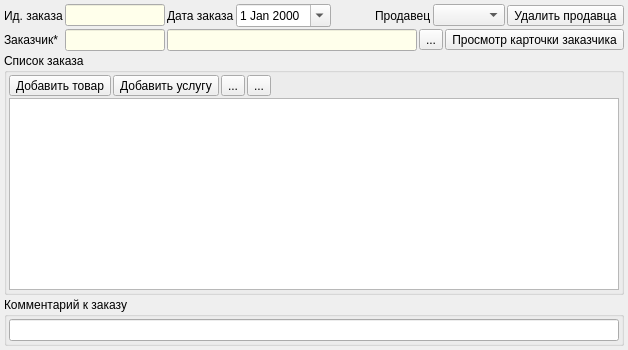
     <widget class="QWidget" name="pageMain">
      <layout class="QVBoxLayout" name="verticalLayout_2">
       <property name="spacing">
        <number>2</number>
       </property>
       <property name="leftMargin">
        <number>4</number>
       </property>
       <property name="topMargin">
        <number>4</number>
       </property>
       <property name="rightMargin">
        <number>4</number>
       </property>
       <property name="bottomMargin">
        <number>4</number>
       </property>
       <item>
        <layout class="QGridLayout" name="gridLayout">
         <item row="1" column="1" colspan="3">
          <layout class="QHBoxLayout" name="horizontalLayout_2">
           <property name="spacing">
            <number>2</number>
           </property>
           <item>
            <widget class="QLineEdit" name="lineEditCustomer">
             <property name="palette">
              <palette>
               <active>
                <colorrole role="Base">
                 <brush brushstyle="SolidPattern">
                  <color alpha="255">
                   <red>255</red>
                   <green>255</green>
                   <blue>235</blue>
                  </color>
                 </brush>
                </colorrole>
               </active>
               <inactive>
                <colorrole role="Base">
                 <brush brushstyle="SolidPattern">
                  <color alpha="255">
                   <red>255</red>
                   <green>255</green>
                   <blue>235</blue>
                  </color>
                 </brush>
                </colorrole>
               </inactive>
               <disabled>
                <colorrole role="Base">
                 <brush brushstyle="SolidPattern">
                  <color alpha="255">
                   <red>240</red>
                   <green>240</green>
                   <blue>240</blue>
                  </color>
                 </brush>
                </colorrole>
               </disabled>
              </palette>
             </property>
             <property name="readOnly">
              <bool>true</bool>
             </property>
            </widget>
           </item>
           <item>
            <widget class="QToolButton" name="toolButtonCustomer">
             <property name="toolTip">
              <string>Выбрать заказчика из справочника</string>
             </property>
             <property name="text">
              <string>...</string>
             </property>
             <property name="icon">
              <iconset resource="../res.qrc">
               <normaloff>:/64/icons/64x64/ellipsis.png</normaloff>:/64/icons/64x64/ellipsis.png</iconset>
             </property>
            </widget>
           </item>
           <item>
            <widget class="QToolButton" name="toolButtonCustomerInfo">
             <property name="text">
              <string>Просмотр карточки заказчика</string>
             </property>
             <property name="icon">
              <iconset resource="../res.qrc">
               <normaloff>:/32/icons/32x32/eye.png</normaloff>:/32/icons/32x32/eye.png</iconset>
             </property>
            </widget>
           </item>
          </layout>
         </item>
         <item row="0" column="3">
          <layout class="QHBoxLayout" name="horizontalLayout_11">
           <item>
            <widget class="QLabel" name="labelManager">
             <property name="text">
              <string>Продавец</string>
             </property>
            </widget>
           </item>
           <item>
            <widget class="QComboBox" name="comboBoxManager">
             <property name="sizePolicy">
              <sizepolicy hsizetype="Expanding" vsizetype="Fixed">
               <horstretch>0</horstretch>
               <verstretch>0</verstretch>
              </sizepolicy>
             </property>
            </widget>
           </item>
           <item>
            <widget class="QToolButton" name="toolButtonDelManager">
             <property name="text">
              <string>Удалить продавца</string>
             </property>
             <property name="icon">
              <iconset resource="../res.qrc">
               <normaloff>:/16/icons/16x16/Delete.png</normaloff>:/16/icons/16x16/Delete.png</iconset>
             </property>
            </widget>
           </item>
          </layout>
         </item>
         <item row="0" column="1">
          <layout class="QHBoxLayout" name="horizontalLayout_10">
           <item>
            <widget class="QLabel" name="label_2">
             <property name="text">
              <string>Дата заказа</string>
             </property>
            </widget>
           </item>
           <item>
            <widget class="QDateEdit" name="dateEditOrderDate">
             <property name="calendarPopup">
              <bool>true</bool>
             </property>
            </widget>
           </item>
          </layout>
         </item>
         <item row="0" column="0">
          <layout class="QHBoxLayout" name="horizontalLayout_9">
           <item>
            <widget class="QLabel" name="labelId">
             <property name="text">
              <string>Ид. заказа</string>
             </property>
            </widget>
           </item>
           <item>
            <widget class="QLineEdit" name="lineEditOrderId">
             <property name="sizePolicy">
              <sizepolicy hsizetype="Preferred" vsizetype="Fixed">
               <horstretch>0</horstretch>
               <verstretch>0</verstretch>
              </sizepolicy>
             </property>
             <property name="maximumSize">
              <size>
               <width>100</width>
               <height>16777215</height>
              </size>
             </property>
             <property name="palette">
              <palette>
               <active>
                <colorrole role="Base">
                 <brush brushstyle="SolidPattern">
                  <color alpha="255">
                   <red>255</red>
                   <green>255</green>
                   <blue>235</blue>
                  </color>
                 </brush>
                </colorrole>
               </active>
               <inactive>
                <colorrole role="Base">
                 <brush brushstyle="SolidPattern">
                  <color alpha="255">
                   <red>255</red>
                   <green>255</green>
                   <blue>235</blue>
                  </color>
                 </brush>
                </colorrole>
               </inactive>
               <disabled>
                <colorrole role="Base">
                 <brush brushstyle="SolidPattern">
                  <color alpha="255">
                   <red>240</red>
                   <green>240</green>
                   <blue>240</blue>
                  </color>
                 </brush>
                </colorrole>
               </disabled>
              </palette>
             </property>
             <property name="readOnly">
              <bool>true</bool>
             </property>
            </widget>
           </item>
          </layout>
         </item>
         <item row="1" column="0">
          <layout class="QHBoxLayout" name="horizontalLayout_12">
           <item>
            <widget class="QLabel" name="label_4">
             <property name="text">
              <string>Заказчик*</string>
             </property>
            </widget>
           </item>
           <item>
            <widget class="QLineEdit" name="lineEditCustomerId">
             <property name="sizePolicy">
              <sizepolicy hsizetype="Preferred" vsizetype="Fixed">
               <horstretch>0</horstretch>
               <verstretch>0</verstretch>
              </sizepolicy>
             </property>
             <property name="maximumSize">
              <size>
               <width>100</width>
               <height>16777215</height>
              </size>
             </property>
             <property name="palette">
              <palette>
               <active>
                <colorrole role="Base">
                 <brush brushstyle="SolidPattern">
                  <color alpha="255">
                   <red>255</red>
                   <green>255</green>
                   <blue>235</blue>
                  </color>
                 </brush>
                </colorrole>
               </active>
               <inactive>
                <colorrole role="Base">
                 <brush brushstyle="SolidPattern">
                  <color alpha="255">
                   <red>255</red>
                   <green>255</green>
                   <blue>235</blue>
                  </color>
                 </brush>
                </colorrole>
               </inactive>
               <disabled>
                <colorrole role="Base">
                 <brush brushstyle="SolidPattern">
                  <color alpha="255">
                   <red>240</red>
                   <green>240</green>
                   <blue>240</blue>
                  </color>
                 </brush>
                </colorrole>
               </disabled>
              </palette>
             </property>
             <property name="readOnly">
              <bool>true</bool>
             </property>
            </widget>
           </item>
          </layout>
         </item>
         <item row="0" column="2">
          <spacer name="horizontalSpacer_6">
           <property name="orientation">
            <enum>Qt::Horizontal</enum>
           </property>
           <property name="sizeType">
            <enum>QSizePolicy::Maximum</enum>
           </property>
           <property name="sizeHint" stdset="0">
            <size>
             <width>40</width>
             <height>20</height>
            </size>
           </property>
          </spacer>
         </item>
        </layout>
       </item>
       <item>
        <widget class="QGroupBox" name="groupBoxOrderItems">
         <property name="sizePolicy">
          <sizepolicy hsizetype="Expanding" vsizetype="Expanding">
           <horstretch>0</horstretch>
           <verstretch>0</verstretch>
          </sizepolicy>
         </property>
         <property name="title">
          <string>Список заказа</string>
         </property>
         <layout class="QVBoxLayout" name="verticalLayout">
          <property name="spacing">
           <number>2</number>
          </property>
          <property name="leftMargin">
           <number>2</number>
          </property>
          <property name="topMargin">
           <number>2</number>
          </property>
          <property name="rightMargin">
           <number>2</number>
          </property>
          <property name="bottomMargin">
           <number>2</number>
          </property>
          <item>
           <layout class="QHBoxLayout" name="horizontalLayout_4">
            <property name="spacing">
             <number>2</number>
            </property>
            <item>
             <widget class="QToolButton" name="toolButtonAddProduct">
              <property name="toolTip">
               <string>Добавить товар из справочника</string>
              </property>
              <property name="text">
               <string>Добавить товар</string>
              </property>
              <property name="icon">
               <iconset resource="../res.qrc">
                <normaloff>:/32/icons/32x32/add.png</normaloff>:/32/icons/32x32/add.png</iconset>
              </property>
              <property name="iconSize">
               <size>
                <width>24</width>
                <height>24</height>
               </size>
              </property>
              <property name="toolButtonStyle">
               <enum>Qt::ToolButtonTextBesideIcon</enum>
              </property>
             </widget>
            </item>
            <item>
             <widget class="QToolButton" name="toolButtonAddService">
              <property name="toolTip">
               <string>Добавить услугу</string>
              </property>
              <property name="text">
               <string>Добавить услугу</string>
              </property>
              <property name="icon">
               <iconset resource="../res.qrc">
                <normaloff>:/32/icons/32x32/add.png</normaloff>:/32/icons/32x32/add.png</iconset>
              </property>
              <property name="iconSize">
               <size>
                <width>24</width>
                <height>24</height>
               </size>
              </property>
              <property name="toolButtonStyle">
               <enum>Qt::ToolButtonTextBesideIcon</enum>
              </property>
             </widget>
            </item>
            <item>
             <widget class="QToolButton" name="toolButtonEditProduct">
              <property name="toolTip">
               <string>Редактировать позицию</string>
              </property>
              <property name="text">
               <string>...</string>
              </property>
              <property name="icon">
               <iconset resource="../res.qrc">
                <normaloff>:/32/icons/32x32/edit.png</normaloff>:/32/icons/32x32/edit.png</iconset>
              </property>
              <property name="iconSize">
               <size>
                <width>24</width>
                <height>24</height>
               </size>
              </property>
             </widget>
            </item>
            <item>
             <widget class="QToolButton" name="toolButtonDelProduct">
              <property name="toolTip">
               <string>Удалить позицию</string>
              </property>
              <property name="text">
               <string>...</string>
              </property>
              <property name="icon">
               <iconset resource="../res.qrc">
                <normaloff>:/32/icons/32x32/delete.png</normaloff>:/32/icons/32x32/delete.png</iconset>
              </property>
              <property name="iconSize">
               <size>
                <width>24</width>
                <height>24</height>
               </size>
              </property>
             </widget>
            </item>
            <item>
             <spacer name="horizontalSpacer_2">
              <property name="orientation">
               <enum>Qt::Horizontal</enum>
              </property>
              <property name="sizeHint" stdset="0">
               <size>
                <width>40</width>
                <height>20</height>
               </size>
              </property>
             </spacer>
            </item>
           </layout>
          </item>
          <item>
           <widget class="QTableView" name="tableViewProducts">
            <property name="editTriggers">
             <set>QAbstractItemView::AllEditTriggers</set>
            </property>
            <property name="selectionBehavior">
             <enum>QAbstractItemView::SelectItems</enum>
            </property>
            <attribute name="horizontalHeaderHighlightSections">
             <bool>false</bool>
            </attribute>
            <attribute name="verticalHeaderHighlightSections">
             <bool>false</bool>
            </attribute>
           </widget>
          </item>
         </layout>
        </widget>
       </item>
       <item>
        <widget class="QGroupBox" name="groupBoxNote">
         <property name="sizePolicy">
          <sizepolicy hsizetype="Preferred" vsizetype="Maximum">
           <horstretch>0</horstretch>
           <verstretch>0</verstretch>
          </sizepolicy>
         </property>
         <property name="title">
          <string>Комментарий к заказу</string>
         </property>
         <layout class="QHBoxLayout" name="horizontalLayout_3" stretch="0">
          <property name="spacing">
           <number>2</number>
          </property>
          <property name="leftMargin">
           <number>2</number>
          </property>
          <property name="topMargin">
           <number>2</number>
          </property>
          <property name="rightMargin">
           <number>2</number>
          </property>
          <property name="bottomMargin">
           <number>2</number>
          </property>
          <item>
           <widget class="QLineEdit" name="lineEditNote"/>
          </item>
         </layout>
        </widget>
       </item>
      </layout>
     </widget>
